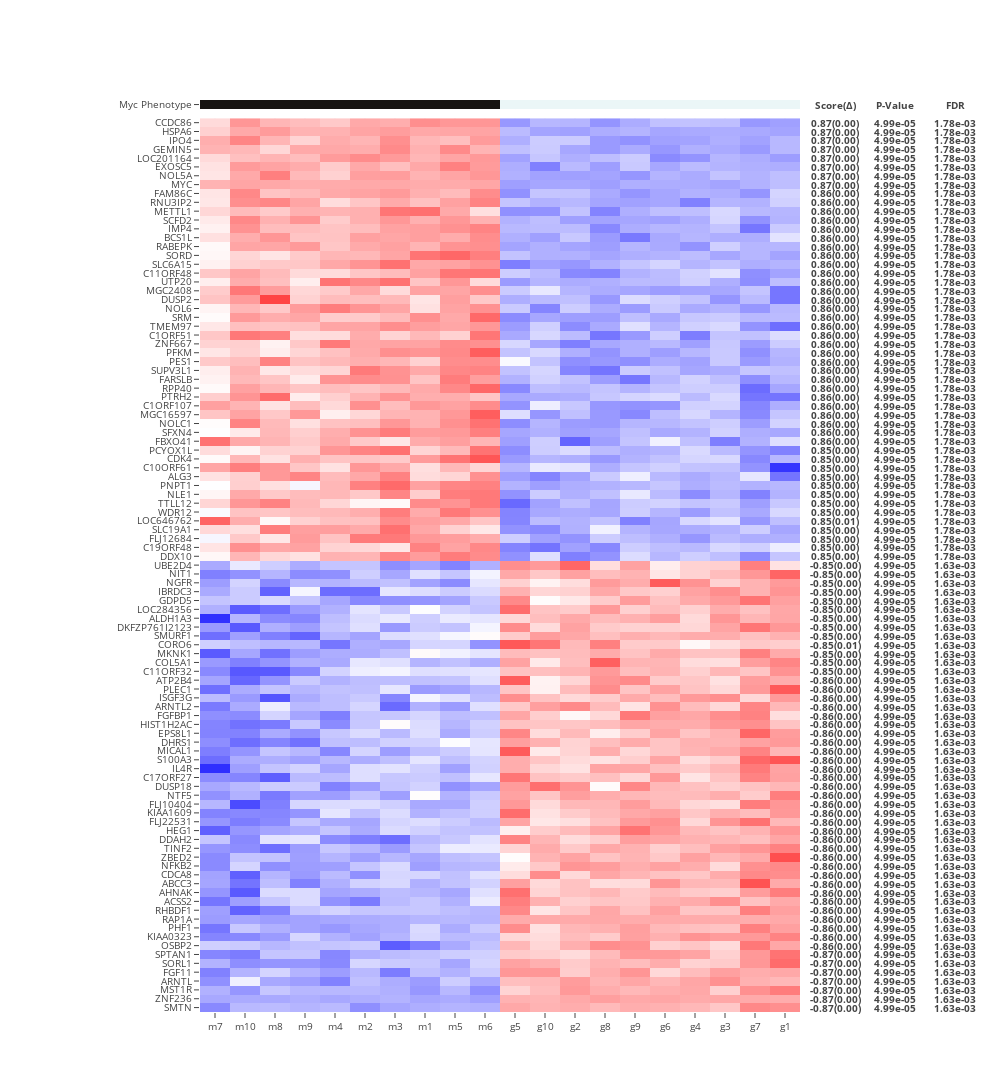

Notebook code cell kept with this figure:
### Markdown cell above
### Perform Differential Gene Expression (DGE) Analysis

### Code cell
DGE_scores = ccal.make_match_panel(
    target = myc_phenotype.loc['Myc Phenotype',:],
    target_type = 'binary',
    target_ascending = False,
    data = myc_ds,
    data_type = 'continuous',
    n_extreme = 50,
    n_permutation = 1,
    n_sampling = 50,
    plot_std = 3,
    score_ascending = False,
    title = ' ',
    layout_width = 1000, 
    row_height = 50, 
    layout_side_margin = 200, 
    annotation_font_size = 10,
    file_path_prefix = '../results/myc_phen_vs_genes.html')
